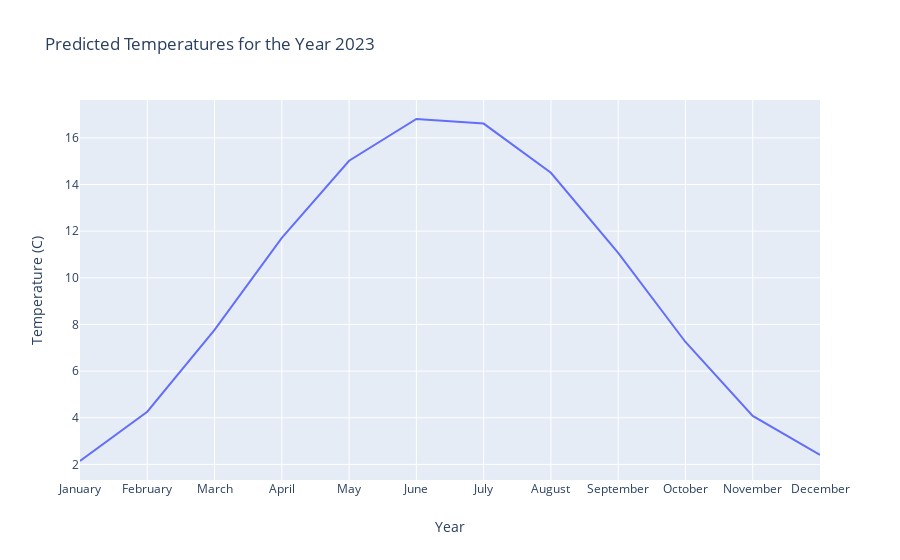

Write notebook code for a chart like this one.
### Code cell
# plotting the predicted values for the nth year

trace = go.Scatter(
    x = ["January", "February", "March", "April", "May", "June", "July", "August", "September", "October", "November", "December"],
    y = out_of_sample_forecast[-12:],
    mode = 'lines',
    name = 'Average Temperature'
)

layout = go.Layout(
    title='Predicted Temperatures for the Year %d' % (2013+num_years),
    xaxis=dict(
        title='Year',
    ),
    yaxis=dict(
        title='Temperature (C)',
    )
)
data = [trace]

fig = go.Figure(data=data, layout=layout)
iplot(fig)

### Figure 1 — Plotly figure (JSON) as saved in the notebook; plotly's stock layout.template omitted (floating-point values rounded to 4 significant figures)
{"data": [{"mode": "lines", "name": "Average Temperature", "type": "scatter", "x": ["January", "February", "March", "April", "May", "June", "July", "August", "September", "October", "November", "December"], "y": [2.145, 4.258, 7.766, 11.71, 15.02, 16.81, 16.61, 14.5, 11.07, 7.248, 4.077, 2.403]}], "layout": {"title": {"text": "Predicted Temperatures for the Year 2023"}, "xaxis": {"title": {"text": "Year"}}, "yaxis": {"title": {"text": "Temperature (C)"}}}}
